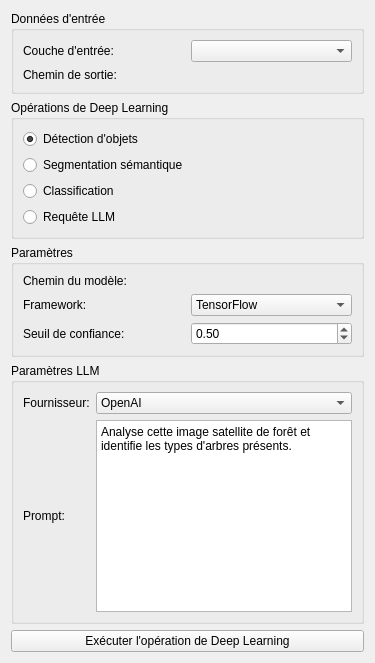
     <widget class="QWidget" name="tabDeepLearning">
      <attribute name="title">
       <string>Deep Learning</string>
      </attribute>
      <layout class="QVBoxLayout" name="verticalLayout_8">
       <item>
        <widget class="QGroupBox" name="groupBoxDLInputs">
         <property name="title">
          <string>Données d'entrée</string>
         </property>
         <layout class="QGridLayout" name="gridLayout_7">
          <item row="0" column="0">
           <widget class="QLabel" name="labelDLInputLayer">
            <property name="text">
             <string>Couche d'entrée:</string>
            </property>
           </widget>
          </item>
          <item row="0" column="1">
           <widget class="QgsMapLayerComboBox" name="mMapLayerComboBoxDLInput">
            <property name="filters">
             <set>QgsMapLayerProxyModel::RasterLayer</set>
            </property>
           </widget>
          </item>
          <item row="1" column="0">
           <widget class="QLabel" name="labelDLOutputPath">
            <property name="text">
             <string>Chemin de sortie:</string>
            </property>
           </widget>
          </item>
          <item row="1" column="1">
           <widget class="QgsFileWidget" name="mQgsFileWidgetDLOutput"/>
          </item>
         </layout>
        </widget>
       </item>
       <item>
        <widget class="QGroupBox" name="groupBoxDLOperations">
         <property name="title">
          <string>Opérations de Deep Learning</string>
         </property>
         <layout class="QVBoxLayout" name="verticalLayout_9">
          <item>
           <widget class="QRadioButton" name="radioButtonObjectDetection">
            <property name="text">
             <string>Détection d'objets</string>
            </property>
            <property name="checked">
             <bool>true</bool>
            </property>
           </widget>
          </item>
          <item>
           <widget class="QRadioButton" name="radioButtonSemanticSegmentation">
            <property name="text">
             <string>Segmentation sémantique</string>
            </property>
           </widget>
          </item>
          <item>
           <widget class="QRadioButton" name="radioButtonClassification">
            <property name="text">
             <string>Classification</string>
            </property>
           </widget>
          </item>
          <item>
           <widget class="QRadioButton" name="radioButtonLLMQuery">
            <property name="text">
             <string>Requête LLM</string>
            </property>
           </widget>
          </item>
         </layout>
        </widget>
       </item>
       <item>
        <widget class="QGroupBox" name="groupBoxDLParameters">
         <property name="title">
          <string>Paramètres</string>
         </property>
         <layout class="QGridLayout" name="gridLayout_8">
          <item row="0" column="0">
           <widget class="QLabel" name="labelModelPath">
            <property name="text">
             <string>Chemin du modèle:</string>
            </property>
           </widget>
          </item>
          <item row="0" column="1">
           <widget class="QgsFileWidget" name="mQgsFileWidgetModelPath"/>
          </item>
          <item row="1" column="0">
           <widget class="QLabel" name="labelFramework">
            <property name="text">
             <string>Framework:</string>
            </property>
           </widget>
          </item>
          <item row="1" column="1">
           <widget class="QComboBox" name="comboBoxFramework">
            <item>
             <property name="text">
              <string>TensorFlow</string>
             </property>
            </item>
            <item>
             <property name="text">
              <string>PyTorch</string>
             </property>
            </item>
           </widget>
          </item>
          <item row="2" column="0">
           <widget class="QLabel" name="labelConfidenceThreshold">
            <property name="text">
             <string>Seuil de confiance:</string>
            </property>
           </widget>
          </item>
          <item row="2" column="1">
           <widget class="QDoubleSpinBox" name="doubleSpinBoxConfidenceThreshold">
            <property name="maximum">
             <double>1.000000000000000</double>
            </property>
            <property name="singleStep">
             <double>0.050000000000000</double>
            </property>
            <property name="value">
             <double>0.500000000000000</double>
            </property>
           </widget>
          </item>
         </layout>
        </widget>
       </item>
       <item>
        <widget class="QGroupBox" name="groupBoxLLMParameters">
         <property name="title">
          <string>Paramètres LLM</string>
         </property>
         <layout class="QGridLayout" name="gridLayout_9">
          <item row="0" column="0">
           <widget class="QLabel" name="labelLLMProvider">
            <property name="text">
             <string>Fournisseur:</string>
            </property>
           </widget>
          </item>
          <item row="0" column="1">
           <widget class="QComboBox" name="comboBoxLLMProvider">
            <item>
             <property name="text">
              <string>OpenAI</string>
             </property>
            </item>
            <item>
             <property name="text">
              <string>Gemini</string>
             </property>
            </item>
            <item>
             <property name="text">
              <string>Mistral</string>
             </property>
            </item>
            <item>
             <property name="text">
              <string>Deepseek</string>
             </property>
            </item>
           </widget>
          </item>
          <item row="1" column="0">
           <widget class="QLabel" name="labelPrompt">
            <property name="text">
             <string>Prompt:</string>
            </property>
           </widget>
          </item>
          <item row="1" column="1">
           <widget class="QPlainTextEdit" name="plainTextEditPrompt">
            <property name="plainText">
             <string>Analyse cette image satellite de forêt et identifie les types d'arbres présents.</string>
            </property>
           </widget>
          </item>
         </layout>
        </widget>
       </item>
       <item>
        <widget class="QPushButton" name="pushButtonRunDL">
         <property name="text">
          <string>Exécuter l'opération de Deep Learning</string>
         </property>
        </widget>
       </item>
      </layout>
     </widget>
